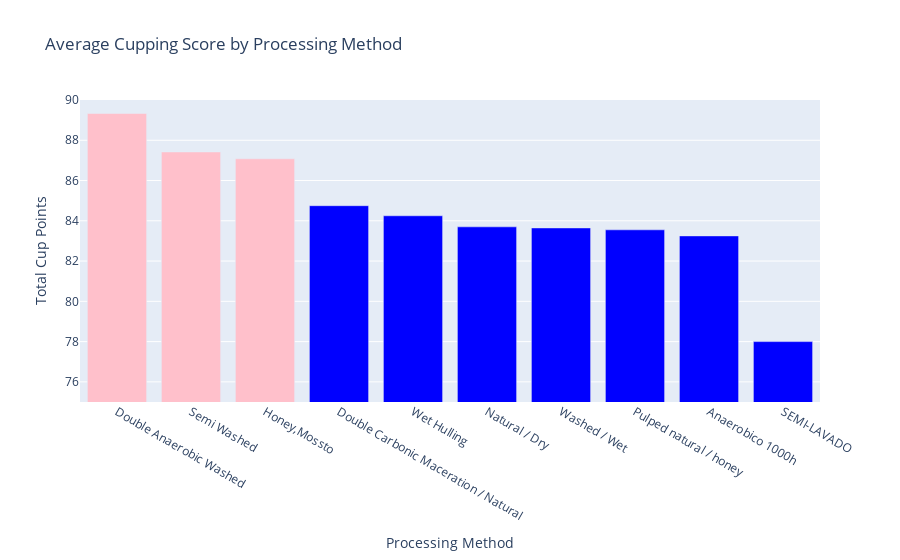

Here is the notebook cell this chart was saved with:
### Markdown cell above
Processing Method Exploration

### Code cell
import plotly.express as px
import plotly.graph_objects as go

average_scores = df.groupby('Processing Method')['Total Cup Points'].mean().reset_index()
average_scores = average_scores.sort_values('Total Cup Points', ascending=False)

# Set color for top 3 bars
colors = ['pink' if i < 3 else 'blue' for i in range(len(average_scores))]

fig = go.Figure(data=[go.Bar(x=average_scores['Processing Method'],
                             y=average_scores['Total Cup Points'],
                             marker_color=colors)])

fig.update_layout(title='Average Cupping Score by Processing Method',
                  xaxis_title='Processing Method',
                  yaxis_title='Total Cup Points')
fig.update_yaxes(range=[75, 90])
fig.show()

### Figure 1 — Plotly figure (JSON) as saved in the notebook; plotly's stock layout.template omitted (floating-point values rounded to 4 significant figures)
{"data": [{"marker": {"color": ["pink", "pink", "pink", "blue", "blue", "blue", "blue", "blue", "blue", "blue"]}, "type": "bar", "x": ["Double Anaerobic Washed", "Semi Washed", "Honey,Mossto", "Double Carbonic Maceration / Natural", "Wet Hulling", "Natural / Dry", "Washed / Wet", "Pulped natural / honey", "Anaerobico 1000h", "SEMI-LAVADO"], "y": [89.33, 87.42, 87.08, 84.75, 84.25, 83.7, 83.65, 83.55, 83.25, 78]}], "layout": {"title": {"text": "Average Cupping Score by Processing Method"}, "xaxis": {"title": {"text": "Processing Method"}}, "yaxis": {"range": [75, 90], "title": {"text": "Total Cup Points"}}}}
